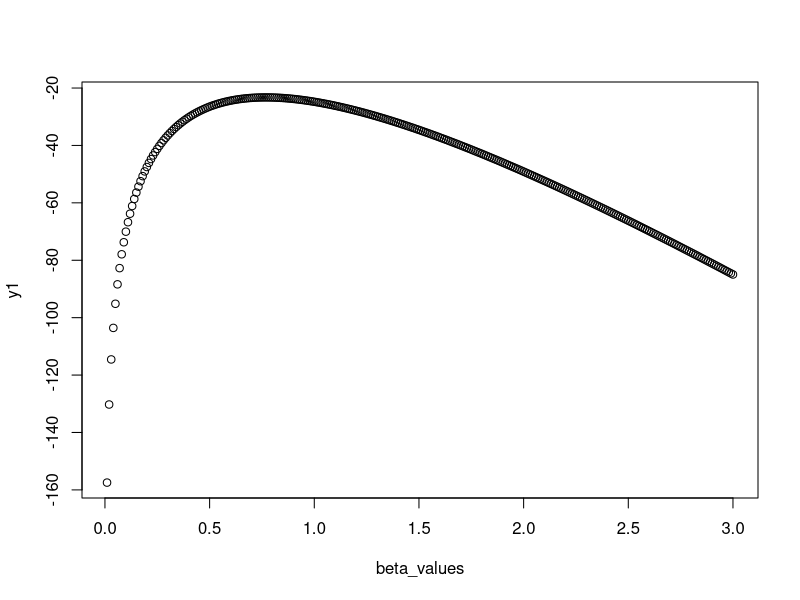
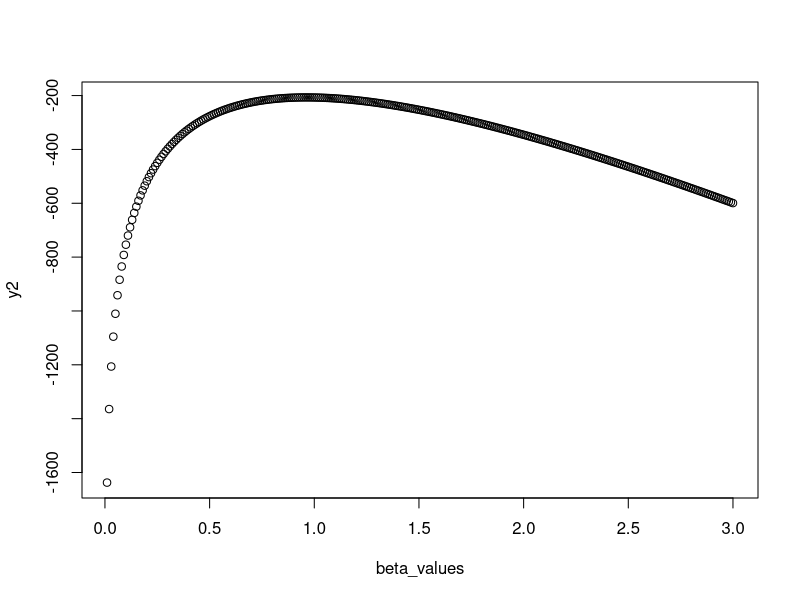
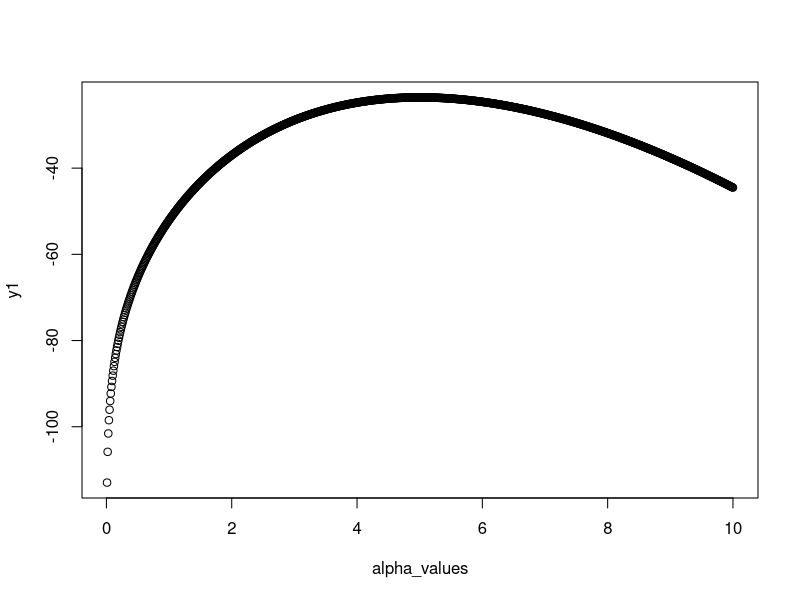
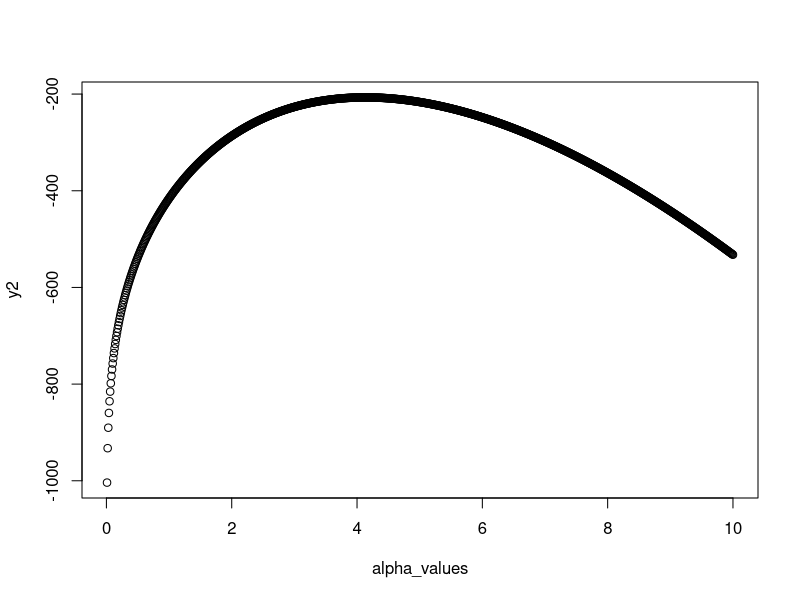
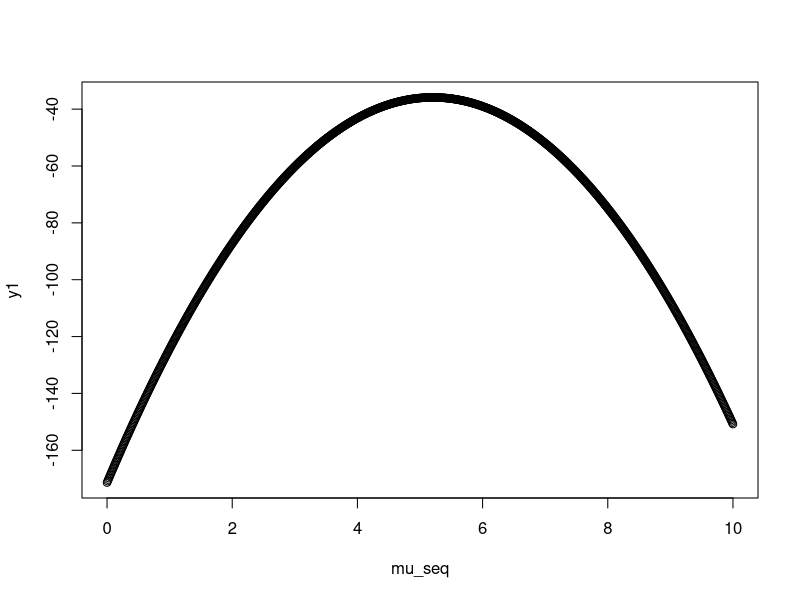
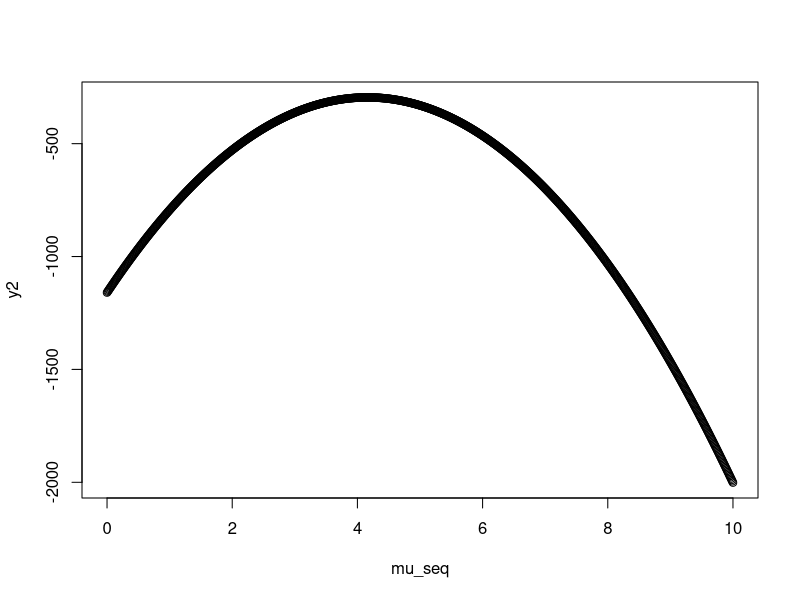
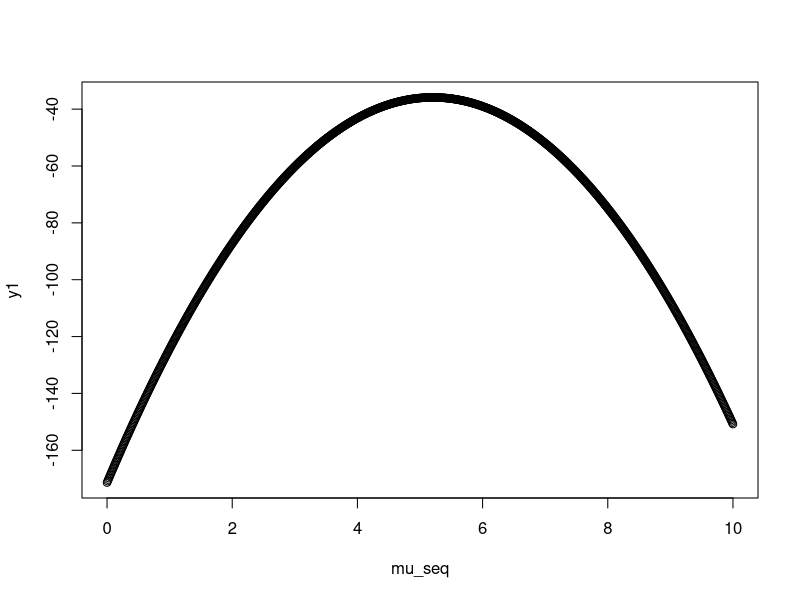
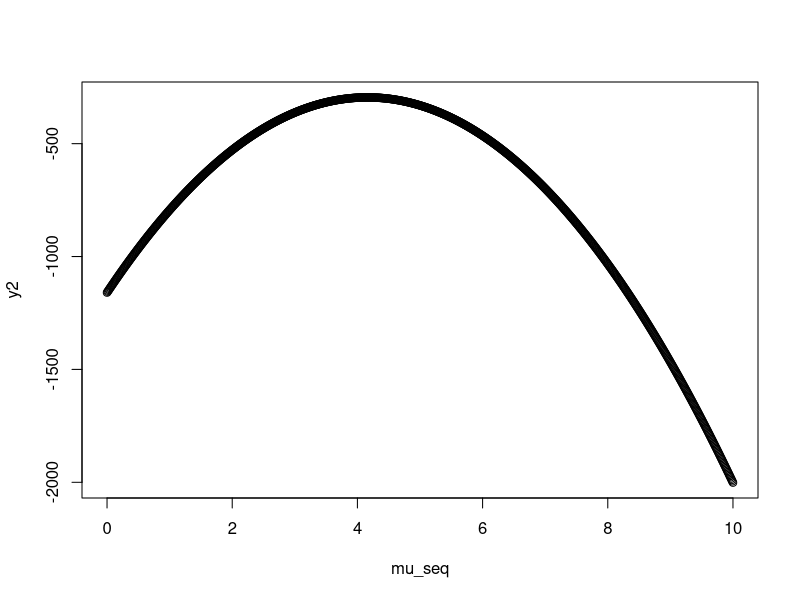

These figures' R source, in order:
## ---- chunk 1
  set.seed(4711)
  x1 <<- rgamma(n=10, shape = 4, scale = 1)
  x2 <<- rgamma(n=100, shape = 4, scale = 1)

## ---- chunk 2
  
  llgama <- function(x, alpha, beta){
    return((alpha - 1) * sum(log(x)) - (beta*sum(x)) +  length(x) * (alpha * log(beta) - lgamma(alpha)))
  }
  print(llgama(x1,2,2))
  

## ---- chunk 3
  alpha <- 4
  beta_values <- seq(0.01, 3, 0.01)
  #create an array
  y1 <- numeric(0)
  for(beta in beta_values){
    y1 <- c(y1, llgama(x1, alpha, beta))
  }
  y2 <- numeric(0)
  for(beta in beta_values){
    y2 <- c(y2, llgama(x2, alpha, beta))
  }
    plot(beta_values, y1)
    b_max1 <- beta_values[which.max(y1)]
    print(paste("Max värde =", b_max1))
    plot(beta_values, y2)
    b_max2 <- beta_values[which.max(y2)]
    print(paste("Max värde =", b_max2))
    

## ---- chunk 4
  alpha_values <- seq(0.01, 10, 0.01)
  beta <- 1
  #create an array
  y1 <- numeric(0)
  for(alpha in alpha_values){
    y1 <- c(y1, llgama(x1, alpha, beta))
  }
  y2 <- numeric(0)
  for(alpha in alpha_values){
    y2 <- c(y2, llgama(x2, alpha, beta))
  }
    plot(alpha_values, y1)
    a_max1 <- alpha_values[which.max(y1)]
    print(paste("Max värde =", a_max1))
    plot(alpha_values, y2)
    a_max2 <- alpha_values[which.max(y2)]
    print(paste("Max värde =", a_max2))


## ---- chunk 5
llnorm <- function(x,mu,sigma2){
  n <- length(x)
  return((-n/2)*log(2*pi*sigma2)+(-1/(2*sigma2)*sum((x-mu)^2)))
}
print(llnorm(x=x1,mu=2,sigma2=1))



## ---- chunk 6
sigma2 <- 1
mu_seq <- seq(0, 10, 0.01)
y1 <- numeric(0)
for ( mu in mu_seq) {
  y1 <- c(y1, llnorm(x1, mu, sigma2))
  
  }

y2 <- numeric(0)
for ( mu in mu_seq) {
  y2 <- c(y2, llnorm(x2, mu, sigma2))
  
  }

plot(mu_seq,y1)
plot(mu_seq,y2)

############################################################################################################################################################################
## ---- chunk 7
    sigma2 <- 1
    mu_seq <- seq(0, 10, 0.01)
    y1 <- numeric(0)
    for (mu in mu_seq) {
        y1 <- c(y1, llnorm(x = x1, mu = mu, sigma2 = sigma2))
    }
    y2 <- numeric(0)
    for (mu in mu_seq) {
        y2 <- c(y2, llnorm(x = x2, mu = mu, sigma2 = sigma2))
    }
## ---- chunk 8
    plot(mu_seq, y1)
    m_max1 <- mu_seq[which.max(y1)]
    print(paste("Max värde =", m_max1))
    plot(mu_seq, y2)
    m_max2 <- mu_seq[which.max(y2)]
    print(paste("Max värde =", m_max2))
## ---- chunk 9
    hist(y1)
    y2 <- dgamma(x2, shape = a_max2, scale = b_max2)
    hist(y2)

    y3 <- dnorm(x1, mean = m_max1, sd = 1)
    hist(y3)
    y4 <- dnorm(x2, mean = m_max2, sd = 1)
    hist(y4)

    hist(x1)
    hist(x2)
## ---- chunk 10
gamma_beta_mle <- function(x,alpha){
  n<-length(x)
  a<-alpha
  coolSum <- n*a*(sum(unlist(x)))^-1;
  

  return(coolSum)
}
print(gamma_beta_mle(x1,2))

## ---- chunk 11
#1
test_x <- 1:10
norm_mu_mle <- function(x){
  n<-length(x)
  coolSum <- (1/n)*sum(unlist(x));
  return(coolSum)
}


norm_sigma2_mle <- function(x){
  xMean <- mean(unlist(x))
  coolSum = 0
  for(i in x){
      
      coolSum = coolSum + ((i-xMean)^2)
  }
  return((1/length(x))*coolSum)

  }


print(norm_mu_mle(test_x))
print(norm_sigma2_mle(test_x))

## ---- chunk 12
#2 
set.seed(42)
y10 <- rnorm(10,10,2)
y10000 <- rnorm(10000,10,2)

print("Uppgift 2")
print(norm_mu_mle(y10))
print(norm_sigma2_mle(y10))
print(norm_mu_mle(y10000))
print(norm_sigma2_mle(y10000))

#Visar att fler dragningar i norm_mu_mle(x) gör att värdet närmar sig medelvärdet/variansen
## ---- chunk 13
  log_likelihood_beta <- function(params, data) {
    alpha <- params[1]
    beta <- params[2]
    log_likelihood <- sum(dbeta(data, alpha, beta, log = TRUE))
    return(-log_likelihood)  # Returnera negativt värde eftersom optim() minimiserar
  }


## ---- chunk 14
  simulated_data <- rbeta(100, shape1 = 0.2, shape2 = 2)
  hist(simulated_data)
## ---- chunk 15
    n <- 2000
    beta1 <- numeric(n)
    beta2 <- numeric(n)
    m1 <- numeric(n)
    m2 <- numeric(n)
    sigma1 <- numeric(n)
    sigma2 <- numeric(n)

    for (i in 1:n) {
      
      
        y1 <- rnorm(n = 10, mean = 10, sd = 2)
        y2 <- rnorm(n = 10000, mean = 10, sd = 2)
        m1[i] <- norm_mu_mle(x = y1)
        m2[i] <- norm_mu_mle(x = y2)
        sigma1[i] <- norm_sigma2_mle(x = y1)
        sigma2[i] <- norm_sigma2_mle(x = y2)
        x1 <- rgamma(n = 10, shape = 4, rate = 1)
        x2 <- rgamma(n = 10000, shape = 4, rate = 1)
        beta1[i] <- gamma_beta_mle(x = x1, alpha = 4)
        beta2[i] <- gamma_beta_mle(x = x2, alpha = 4)

        
    }
    
    hist(beta1)
    hist(beta2)
    hist(sigma1)
    hist(sigma2)
    hist(m1)
    hist(m2)
    
## ---- chunk 16
    n <- 2000
    
    m1 <- numeric(n)
    m2 <- numeric(n)
    beta1 <- numeric(n)
    beta2 <- numeric(n)
    sigma1 <- numeric(n)
    sigma2 <- numeric(n)
    x1 <- rgamma(n = 10, shape = 4, rate = 1)
    x2 <- rgamma(n = 10000, shape = 4, rate = 1)
    y1 <- rnorm(n = 10, mean = 10, sd = 2)
    y2 <- rnorm(n = 10000, mean = 10, sd = 2)

  for (i in 1:n) {
      sigma1[i] <- norm_sigma2_mle(x = sample(y1, 10, replace = TRUE))
        sigma2[i] <- norm_sigma2_mle(x = sample(y2, 10000, replace = TRUE))
        beta1[i] <- gamma_beta_mle(x = sample(x1, 10, replace = TRUE), alpha = 4)
        beta2[i] <- gamma_beta_mle(x = sample(x2, 10000, replace = TRUE), alpha = 4)
        m1[i] <- norm_mu_mle(x = sample(y1, 10, replace = TRUE))
        m2[i] <- norm_mu_mle(x = sample(y2, 10000, replace = TRUE))
        
    }
    hist(beta1)
    hist(beta2)
    hist(sigma1)
  hist(sigma2)
    hist(m1)
    hist(m2)
   
